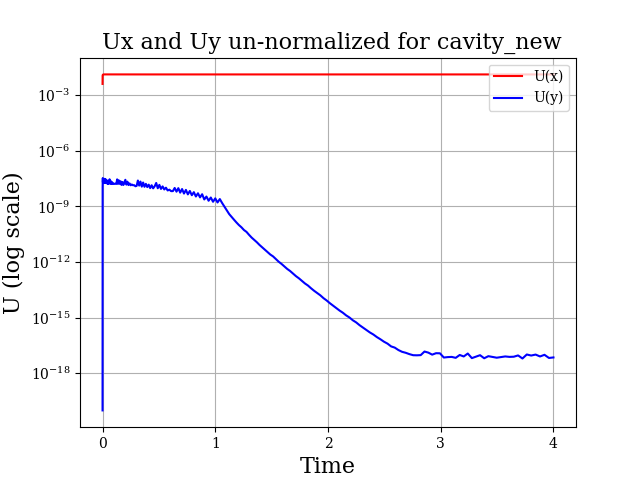

Generate this figure with Python:
#!/usr/bin/env python
import os, sys
import math
import numpy as np
from numpy import loadtxt
import matplotlib.pyplot as plt

#plt.rc('text', usetex=True)
plt.rc('font', family='serif')

plt.figure(1);
plt.ylabel("U (log scale)", fontsize=16); 
plt.xlabel("Time", fontsize=16); 
plt.title(" Ux and Uy un-normalized for cavity_new", fontsize=16)
plt.yscale("log")
#plt.xlim([0,0.16])
#plt.ylim([-0.4,0.4])

#change the fontsize of minor ticks label 
plt.rc('xtick',labelsize=14)
plt.rc('ytick',labelsize=14)
plt.grid()

files_list_norm = [
["logs/normFactor_0","red", "U(x)"],
["logs/normFactor_1","blue", "U(y)"],
]
files_list_residual = [
["logs/Ux_0","red", "U(x)"],
["logs/Uy_0","blue", "U(y)"],
]
U=[]
for i in range(len(files_list_norm)):
    txt_norm = loadtxt(files_list_norm[i][0], skiprows=0)
    txt_x_norm = [x.tolist()[0] for x in txt_norm]
    txt_y = [x.tolist()[1] for x in txt_norm]
    txt_residual = loadtxt(files_list_residual[i][0], skiprows=0)
    txt_x_residual = [x.tolist()[0] for x in txt_residual]
    x_un_normal = [txt_x_norm[i] * txt_x_residual[i] for i in range(len(txt_x_norm))] 
    plt.plot(x_un_normal, txt_y,'k',label=files_list_norm[i][2], c=files_list_norm[i][1])

plt.legend(loc='upper right')
plt.savefig("plotUnNormal.png")
#plt.show()

print("Done!")
